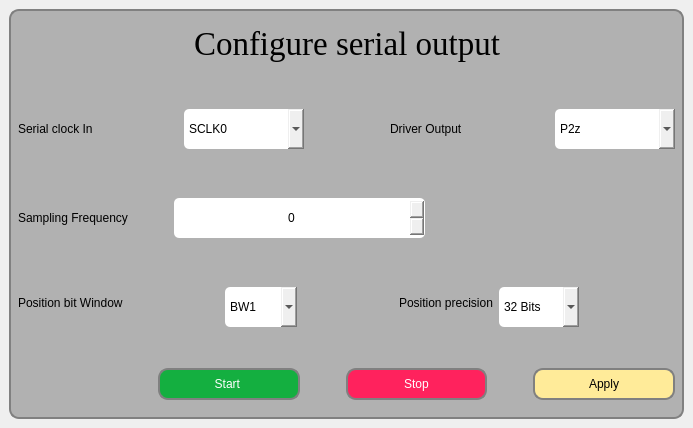
<?xml version="1.0" encoding="UTF-8"?>
<ui version="4.0">
 <class>serialOutput</class>
 <widget class="QWidget" name="serialOutput">
  <property name="geometry">
   <rect>
    <x>0</x>
    <y>0</y>
    <width>693</width>
    <height>428</height>
   </rect>
  </property>
  <property name="minimumSize">
   <size>
    <width>693</width>
    <height>428</height>
   </size>
  </property>
  <property name="windowTitle">
   <string>serialOutput</string>
  </property>
  <property name="styleSheet">
   <string notr="true">
QLabel{
font: 75 14pt &quot;MS Shell Dlg 2&quot;;
}
QComboBox, QLineEdit, QSpinBox{
font: 75 12pt &quot;MS Shell Dlg 2&quot;;
border-radius:5px;
}
QPushButton, QToolButton{
font: 75 12pt &quot;MS Shell Dlg 2&quot;;
border: 2px solid gray;
padding: 0 8px;
border-radius:10px;
text-align: center;
}
#serialOuput{
background-color:red;
	border-color: rgb(85, 170, 255);
	border-top-color:rgb(85, 170, 255);
}
	#ceVWidget{
	background-color:rgb(134, 186, 255);
    border: 2px solid gray;
    border-radius: 10px;
    padding: 0 8px;
}
QPushButton#resetButtonAxis1,#resetButtonAxis2,#resetButtonAxis3,#resetButtonAxis4,#resetButtonAllAxis,#resetCEerrorsButton{
background:rgb(198, 114, 92);
color: white;
}

QPushButton:hover{
border:  2px solid white;
border-radius: 5px;
}

QPushButton:pressed{
border:  2px solid white;
border-radius: 10px;
}
#seroutGlobal{
border: 1px solid;
	background-color:rgb(177, 177, 177);
    border: 2px solid gray;
    border-radius: 10px;
    padding: 0 8px;
}
</string>
  </property>
  <widget class="QWidget" name="seroutGlobal" native="true">
   <property name="geometry">
    <rect>
     <x>9</x>
     <y>9</y>
     <width>675</width>
     <height>410</height>
    </rect>
   </property>
   <layout class="QVBoxLayout" name="verticalLayout">
    <item>
     <spacer name="verticalSpacer_5">
      <property name="orientation">
       <enum>Qt::Vertical</enum>
      </property>
      <property name="sizeType">
       <enum>QSizePolicy::Fixed</enum>
      </property>
      <property name="sizeHint" stdset="0">
       <size>
        <width>20</width>
        <height>10</height>
       </size>
      </property>
     </spacer>
    </item>
    <item>
     <layout class="QHBoxLayout" name="horizontalLayout_4">
      <item>
       <spacer name="horizontalSpacer_10">
        <property name="orientation">
         <enum>Qt::Horizontal</enum>
        </property>
        <property name="sizeHint" stdset="0">
         <size>
          <width>40</width>
          <height>20</height>
         </size>
        </property>
       </spacer>
      </item>
      <item>
       <widget class="QLabel" name="label_5">
        <property name="sizePolicy">
         <sizepolicy hsizetype="Preferred" vsizetype="Preferred">
          <horstretch>0</horstretch>
          <verstretch>0</verstretch>
         </sizepolicy>
        </property>
        <property name="minimumSize">
         <size>
          <width>100</width>
          <height>50</height>
         </size>
        </property>
        <property name="font">
         <font>
          <family>Times New Roman</family>
          <pointsize>25</pointsize>
          <weight>9</weight>
          <italic>false</italic>
          <bold>false</bold>
          <underline>false</underline>
         </font>
        </property>
        <property name="styleSheet">
         <string notr="true">
font: 75 25pt &quot;Times New Roman&quot;;</string>
        </property>
        <property name="text">
         <string>Configure serial output</string>
        </property>
       </widget>
      </item>
      <item>
       <spacer name="horizontalSpacer_11">
        <property name="orientation">
         <enum>Qt::Horizontal</enum>
        </property>
        <property name="sizeHint" stdset="0">
         <size>
          <width>40</width>
          <height>20</height>
         </size>
        </property>
       </spacer>
      </item>
     </layout>
    </item>
    <item>
     <spacer name="verticalSpacer_3">
      <property name="orientation">
       <enum>Qt::Vertical</enum>
      </property>
      <property name="sizeHint" stdset="0">
       <size>
        <width>20</width>
        <height>40</height>
       </size>
      </property>
     </spacer>
    </item>
    <item>
     <widget class="QWidget" name="horizontalWidget_3" native="true">
      <property name="sizePolicy">
       <sizepolicy hsizetype="Preferred" vsizetype="Expanding">
        <horstretch>0</horstretch>
        <verstretch>0</verstretch>
       </sizepolicy>
      </property>
      <layout class="QHBoxLayout" name="horizontalLayout_3">
       <item>
        <widget class="QLabel" name="label">
         <property name="text">
          <string>Serial clock In</string>
         </property>
        </widget>
       </item>
       <item>
        <spacer name="horizontalSpacer_8">
         <property name="orientation">
          <enum>Qt::Horizontal</enum>
         </property>
         <property name="sizeType">
          <enum>QSizePolicy::Fixed</enum>
         </property>
         <property name="sizeHint" stdset="0">
          <size>
           <width>40</width>
           <height>20</height>
          </size>
         </property>
        </spacer>
       </item>
       <item>
        <widget class="QComboBox" name="serialClockIn">
         <property name="sizePolicy">
          <sizepolicy hsizetype="Preferred" vsizetype="Preferred">
           <horstretch>0</horstretch>
           <verstretch>0</verstretch>
          </sizepolicy>
         </property>
         <property name="minimumSize">
          <size>
           <width>0</width>
           <height>40</height>
          </size>
         </property>
         <item>
          <property name="text">
           <string>SCLK0</string>
          </property>
         </item>
         <item>
          <property name="text">
           <string>SCLK1</string>
          </property>
         </item>
        </widget>
       </item>
       <item>
        <spacer name="horizontalSpacer_6">
         <property name="orientation">
          <enum>Qt::Horizontal</enum>
         </property>
         <property name="sizeType">
          <enum>QSizePolicy::Fixed</enum>
         </property>
         <property name="sizeHint" stdset="0">
          <size>
           <width>80</width>
           <height>20</height>
          </size>
         </property>
        </spacer>
       </item>
       <item>
        <widget class="QLabel" name="label_2">
         <property name="text">
          <string>Driver Output</string>
         </property>
        </widget>
       </item>
       <item>
        <spacer name="horizontalSpacer_7">
         <property name="orientation">
          <enum>Qt::Horizontal</enum>
         </property>
         <property name="sizeType">
          <enum>QSizePolicy::Fixed</enum>
         </property>
         <property name="sizeHint" stdset="0">
          <size>
           <width>40</width>
           <height>20</height>
          </size>
         </property>
        </spacer>
       </item>
       <item>
        <widget class="QComboBox" name="serialDriverOutput">
         <property name="sizePolicy">
          <sizepolicy hsizetype="Preferred" vsizetype="Preferred">
           <horstretch>0</horstretch>
           <verstretch>0</verstretch>
          </sizepolicy>
         </property>
         <property name="minimumSize">
          <size>
           <width>0</width>
           <height>40</height>
          </size>
         </property>
         <item>
          <property name="text">
           <string>P2z</string>
          </property>
         </item>
         <item>
          <property name="text">
           <string>P2d</string>
          </property>
         </item>
        </widget>
       </item>
      </layout>
     </widget>
    </item>
    <item>
     <spacer name="verticalSpacer_6">
      <property name="orientation">
       <enum>Qt::Vertical</enum>
      </property>
      <property name="sizeHint" stdset="0">
       <size>
        <width>20</width>
        <height>40</height>
       </size>
      </property>
     </spacer>
    </item>
    <item>
     <widget class="QWidget" name="horizontalWidget_4" native="true">
      <property name="sizePolicy">
       <sizepolicy hsizetype="Preferred" vsizetype="Expanding">
        <horstretch>0</horstretch>
        <verstretch>0</verstretch>
       </sizepolicy>
      </property>
      <layout class="QHBoxLayout" name="horizontalLayout_5">
       <item>
        <widget class="QLabel" name="label_6">
         <property name="text">
          <string>Sampling Frequency</string>
         </property>
        </widget>
       </item>
       <item>
        <spacer name="horizontalSpacer_12">
         <property name="orientation">
          <enum>Qt::Horizontal</enum>
         </property>
         <property name="sizeType">
          <enum>QSizePolicy::Fixed</enum>
         </property>
         <property name="sizeHint" stdset="0">
          <size>
           <width>40</width>
           <height>20</height>
          </size>
         </property>
        </spacer>
       </item>
       <item>
        <widget class="QSpinBox" name="serialBusSamplingFreq">
         <property name="sizePolicy">
          <sizepolicy hsizetype="Expanding" vsizetype="Fixed">
           <horstretch>0</horstretch>
           <verstretch>0</verstretch>
          </sizepolicy>
         </property>
         <property name="minimumSize">
          <size>
           <width>0</width>
           <height>40</height>
          </size>
         </property>
         <property name="alignment">
          <set>Qt::AlignCenter</set>
         </property>
        </widget>
       </item>
       <item>
        <spacer name="horizontalSpacer_13">
         <property name="orientation">
          <enum>Qt::Horizontal</enum>
         </property>
         <property name="sizeHint" stdset="0">
          <size>
           <width>40</width>
           <height>20</height>
          </size>
         </property>
        </spacer>
       </item>
      </layout>
     </widget>
    </item>
    <item>
     <spacer name="verticalSpacer">
      <property name="orientation">
       <enum>Qt::Vertical</enum>
      </property>
      <property name="sizeType">
       <enum>QSizePolicy::Expanding</enum>
      </property>
      <property name="sizeHint" stdset="0">
       <size>
        <width>20</width>
        <height>40</height>
       </size>
      </property>
     </spacer>
    </item>
    <item>
     <widget class="QWidget" name="horizontalWidget_2" native="true">
      <property name="sizePolicy">
       <sizepolicy hsizetype="Preferred" vsizetype="Expanding">
        <horstretch>0</horstretch>
        <verstretch>0</verstretch>
       </sizepolicy>
      </property>
      <property name="minimumSize">
       <size>
        <width>0</width>
        <height>50</height>
       </size>
      </property>
      <layout class="QHBoxLayout" name="horizontalLayout_2">
       <item>
        <widget class="QLabel" name="label_4">
         <property name="text">
          <string>Position bit Window</string>
         </property>
        </widget>
       </item>
       <item>
        <spacer name="horizontalSpacer_4">
         <property name="orientation">
          <enum>Qt::Horizontal</enum>
         </property>
         <property name="sizeHint" stdset="0">
          <size>
           <width>40</width>
           <height>20</height>
          </size>
         </property>
        </spacer>
       </item>
       <item>
        <widget class="QComboBox" name="bitWindow">
         <property name="sizePolicy">
          <sizepolicy hsizetype="Preferred" vsizetype="Expanding">
           <horstretch>0</horstretch>
           <verstretch>0</verstretch>
          </sizepolicy>
         </property>
         <property name="minimumSize">
          <size>
           <width>0</width>
           <height>40</height>
          </size>
         </property>
         <item>
          <property name="text">
           <string>BW1</string>
          </property>
         </item>
         <item>
          <property name="text">
           <string>BW2</string>
          </property>
         </item>
         <item>
          <property name="text">
           <string>BW4</string>
          </property>
         </item>
         <item>
          <property name="text">
           <string>BW8</string>
          </property>
         </item>
         <item>
          <property name="text">
           <string>BW16</string>
          </property>
         </item>
         <item>
          <property name="text">
           <string>BW32</string>
          </property>
         </item>
         <item>
          <property name="text">
           <string>BWhalf</string>
          </property>
         </item>
         <item>
          <property name="text">
           <string>BWquater</string>
          </property>
         </item>
        </widget>
       </item>
       <item>
        <spacer name="horizontalSpacer_3">
         <property name="orientation">
          <enum>Qt::Horizontal</enum>
         </property>
         <property name="sizeHint" stdset="0">
          <size>
           <width>40</width>
           <height>20</height>
          </size>
         </property>
        </spacer>
       </item>
       <item>
        <widget class="QLabel" name="label_3">
         <property name="text">
          <string>Position precision</string>
         </property>
        </widget>
       </item>
       <item>
        <widget class="QComboBox" name="precision">
         <property name="sizePolicy">
          <sizepolicy hsizetype="Preferred" vsizetype="Expanding">
           <horstretch>0</horstretch>
           <verstretch>0</verstretch>
          </sizepolicy>
         </property>
         <property name="minimumSize">
          <size>
           <width>80</width>
           <height>40</height>
          </size>
         </property>
         <item>
          <property name="text">
           <string>32 Bits</string>
          </property>
         </item>
         <item>
          <property name="text">
           <string>37 Bits</string>
          </property>
         </item>
        </widget>
       </item>
       <item>
        <spacer name="horizontalSpacer_5">
         <property name="orientation">
          <enum>Qt::Horizontal</enum>
         </property>
         <property name="sizeHint" stdset="0">
          <size>
           <width>40</width>
           <height>20</height>
          </size>
         </property>
        </spacer>
       </item>
      </layout>
     </widget>
    </item>
    <item>
     <spacer name="verticalSpacer_2">
      <property name="orientation">
       <enum>Qt::Vertical</enum>
      </property>
      <property name="sizeHint" stdset="0">
       <size>
        <width>20</width>
        <height>40</height>
       </size>
      </property>
     </spacer>
    </item>
    <item>
     <widget class="QWidget" name="widget" native="true">
      <property name="sizePolicy">
       <sizepolicy hsizetype="Preferred" vsizetype="Fixed">
        <horstretch>0</horstretch>
        <verstretch>0</verstretch>
       </sizepolicy>
      </property>
      <property name="minimumSize">
       <size>
        <width>0</width>
        <height>50</height>
       </size>
      </property>
      <layout class="QHBoxLayout" name="horizontalLayout">
       <item>
        <spacer name="horizontalSpacer_9">
         <property name="orientation">
          <enum>Qt::Horizontal</enum>
         </property>
         <property name="sizeType">
          <enum>QSizePolicy::Fixed</enum>
         </property>
         <property name="sizeHint" stdset="0">
          <size>
           <width>140</width>
           <height>20</height>
          </size>
         </property>
        </spacer>
       </item>
       <item>
        <widget class="QPushButton" name="startSerialOutput">
         <property name="sizePolicy">
          <sizepolicy hsizetype="Minimum" vsizetype="Expanding">
           <horstretch>0</horstretch>
           <verstretch>0</verstretch>
          </sizepolicy>
         </property>
         <property name="styleSheet">
          <string notr="true">background-color: rgb(20, 175, 64);
color: rgb(255, 255, 255);</string>
         </property>
         <property name="text">
          <string>Start </string>
         </property>
        </widget>
       </item>
       <item>
        <spacer name="horizontalSpacer_2">
         <property name="orientation">
          <enum>Qt::Horizontal</enum>
         </property>
         <property name="sizeType">
          <enum>QSizePolicy::Fixed</enum>
         </property>
         <property name="sizeHint" stdset="0">
          <size>
           <width>40</width>
           <height>20</height>
          </size>
         </property>
        </spacer>
       </item>
       <item>
        <widget class="QPushButton" name="stopSerialOutput">
         <property name="sizePolicy">
          <sizepolicy hsizetype="Minimum" vsizetype="Expanding">
           <horstretch>0</horstretch>
           <verstretch>0</verstretch>
          </sizepolicy>
         </property>
         <property name="styleSheet">
          <string notr="true">background-color: rgb(255, 34, 93);
color: rgb(255, 255, 255);</string>
         </property>
         <property name="text">
          <string>Stop</string>
         </property>
        </widget>
       </item>
       <item>
        <spacer name="horizontalSpacer">
         <property name="orientation">
          <enum>Qt::Horizontal</enum>
         </property>
         <property name="sizeType">
          <enum>QSizePolicy::Fixed</enum>
         </property>
         <property name="sizeHint" stdset="0">
          <size>
           <width>40</width>
           <height>20</height>
          </size>
         </property>
        </spacer>
       </item>
       <item>
        <widget class="QPushButton" name="configureSerialOutput">
         <property name="sizePolicy">
          <sizepolicy hsizetype="Minimum" vsizetype="Expanding">
           <horstretch>0</horstretch>
           <verstretch>0</verstretch>
          </sizepolicy>
         </property>
         <property name="styleSheet">
          <string notr="true">background-color: rgb(255, 235, 153);
</string>
         </property>
         <property name="text">
          <string>Apply</string>
         </property>
        </widget>
       </item>
      </layout>
     </widget>
    </item>
    <item>
     <spacer name="verticalSpacer_4">
      <property name="orientation">
       <enum>Qt::Vertical</enum>
      </property>
      <property name="sizeType">
       <enum>QSizePolicy::Fixed</enum>
      </property>
      <property name="sizeHint" stdset="0">
       <size>
        <width>20</width>
        <height>10</height>
       </size>
      </property>
     </spacer>
    </item>
   </layout>
  </widget>
 </widget>
 <resources/>
 <connections/>
</ui>
